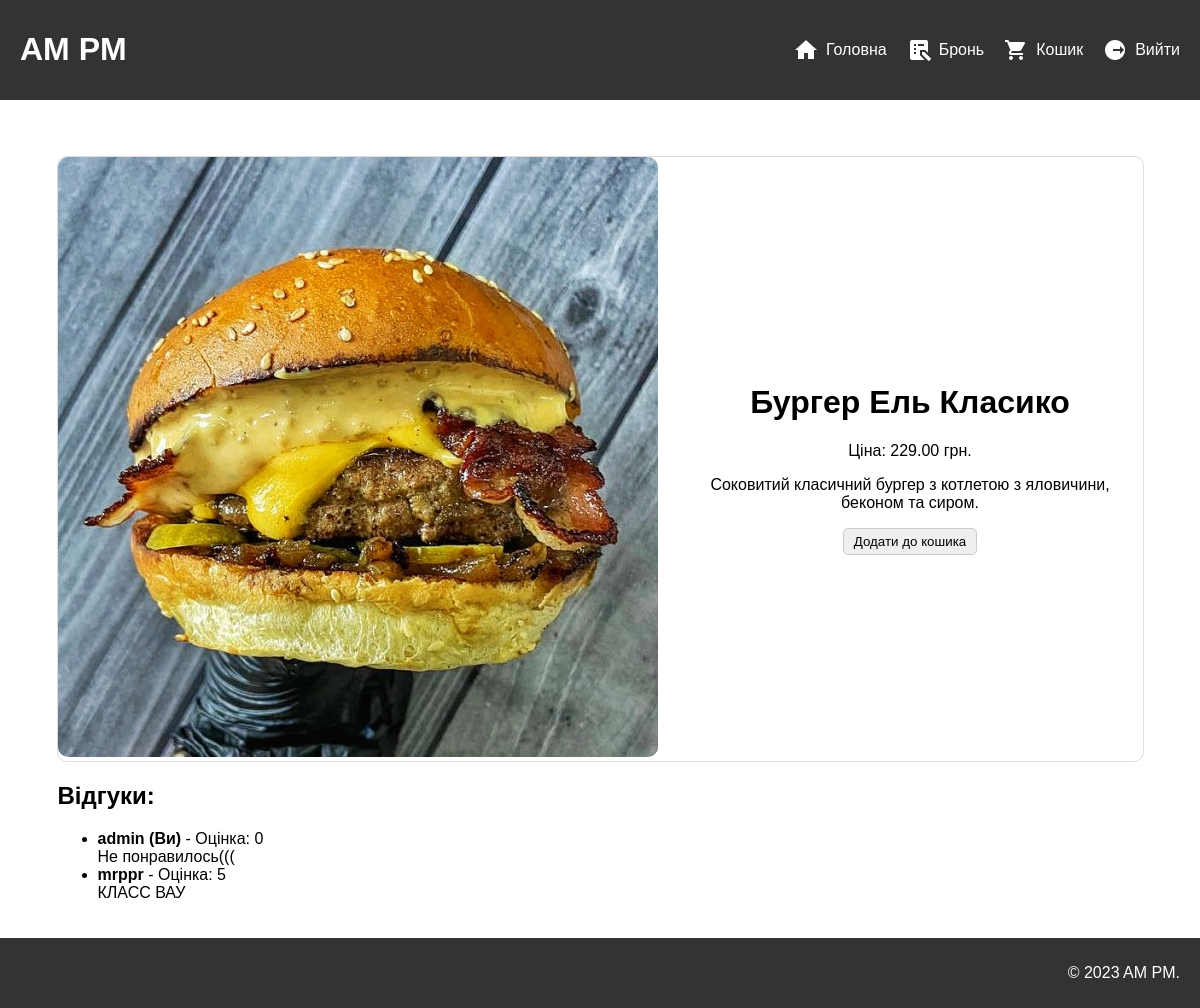
Screenshot of /product/3/ (signed in) with the database file from the repository.
### store/models.py (models this page shows, shortened)
class Product(models.Model):
    name = models.CharField(max_length=100)
    description = models.TextField()
    price = models.DecimalField(max_digits=10, decimal_places=2)
    category = models.ForeignKey(Category, on_delete=models.CASCADE)
    image = models.ImageField(upload_to="media/product_images/", null=True, blank=True)
    class Meta:
        verbose_name = "Продукт"
        verbose_name_plural = "Продукти"

class Review(models.Model):
    product = models.ForeignKey(Product, on_delete=models.CASCADE)
    user = models.ForeignKey("Client", on_delete=models.CASCADE)
    rating = models.PositiveIntegerField(default=0, choices=[(i, i) for i in range(6)])
    text = models.TextField()
    date = models.DateTimeField(auto_now_add=True)
    class Meta:
        verbose_name = "Відгук"
        verbose_name_plural = "Відгуки"

class Client(AbstractUser):
    email = models.EmailField(unique=True)
    groups = models.ManyToManyField(
        "auth.Group",
        related_name="custom_user_groups",
        blank=True,
        verbose_name="groups",
    )
    user_permissions = models.ManyToManyField(
        "auth.Permission",
        related_name="custom_user_permissions",
        blank=True,
        verbose_name="user permissions",
    )
    class Meta:
        verbose_name = "Клієнт"
        verbose_name_plural = "Клієнти"

### store/views.py (the view)
# urls.py: path("product/<int:product_id>/", product, name="product"),
def product(request, product_id):
    product = get_object_or_404(Product, pk=product_id)
    reviews = Review.objects.filter(product=product).order_by("-date")
    user_review = None
    if request.user.is_authenticated:
        user_review = Review.objects.filter(product=product, user=request.user).first()
        reviews = reviews.exclude(user=request.user)
    if request.method == "POST" and request.user.is_authenticated:
        form = ReviewForm(request.POST)
        if form.is_valid():
            if not user_review:
                review = form.save(commit=False)
                review.product = product
                review.user = request.user
                review.save()
                return redirect("product", product_id=product_id)
    else:
        form = ReviewForm()
    if user_review:
        reviews = [user_review] + list(reviews)
    return render(
        request,
        "store/product.html",
        {
            "product": product,
            "reviews": reviews,
            "form": form,
            "user_review": user_review,
        },
    )

### templates/store/product.html (shortened to what this page needs)
{% extends 'base.html' %}
{% block static %}
{% load static %}
<link rel="stylesheet" type="text/css" href="{% static 'store/css/product.css' %}">
{% endblock %}
{% block content %}
    <div class="product-details">
        <div class="product-image">
            <img src="{{ product.image.url }}" alt="{{ product.name }}" class="rounded-image">
        </div>
        <div class="product-info">
            <h1>{{ product.name }}</h1>
            <p>Ціна: {{ product.price }} грн.</p>
            <p>{{ product.description }}</p>
            {% if user.is_authenticated %}
                <form method="post" action="{% url 'add_to_cart' product_id=product.id %}">
                    <button type="submit">Додати до кошика</button>
                </form>
            {% else %}
                <p>Увійдіть, щоб додати товар до кошика.</p>
            {% endif %}
        </div>
    </div>
    <div class="review-details">
        <h2>Відгуки:</h2>
        {% if reviews %}
            <ul>
                {% for review in reviews %}
                    <li>
                        <strong>{{ review.user.username }}{% if user == review.user %} (Ви){% endif %}</strong> - Оцінка: {{ review.rating }}<br>
                        {{ review.text }}
                    </li>
                {% endfor %}
            </ul>
        {% else %}
            <p>Відгуків ще немає.</p>
        {% endif %}
    </div>
{% endblock %}

### static/store/css/base.css (style rules this page uses)
html, body { height: 100%; }
body { margin: 0; padding: 0; font-family: 'Unbounded', sans-serif; min-height: 100vh; display: flex; flex-direction: column; }
button { border: 1px solid #ccc; border-radius: 5px; padding: 5px 10px; font-family: 'Unbounded', sans-serif; cursor: pointer; }

### static/store/css/product.css (style rules this page uses)
.product-details { display: flex; align-items: center; justify-content: center; border: 1px solid #ddd; border-radius: 10px; max-width: 1085px; margin: auto; }
.review-details { display: block; align-items: center; justify-content: center; max-width: 1085px; margin: auto; }
.product-image { margin-right: 20px; }
.rounded-image { border-radius: 10px; }
.product-info { text-align: center; }

### rows the page displays
Product: image (picture), name "Бургер Ель Класико", price "229.00", description "Соковитий класичний бургер з котлетою з яловичини, беконом та сиром."
Review: user.username "admin", shows "(Ви)", rating "0", text "Не понравилось((("
Review: user.username "mrppr", rating "5", text "КЛАСС ВАУ"
